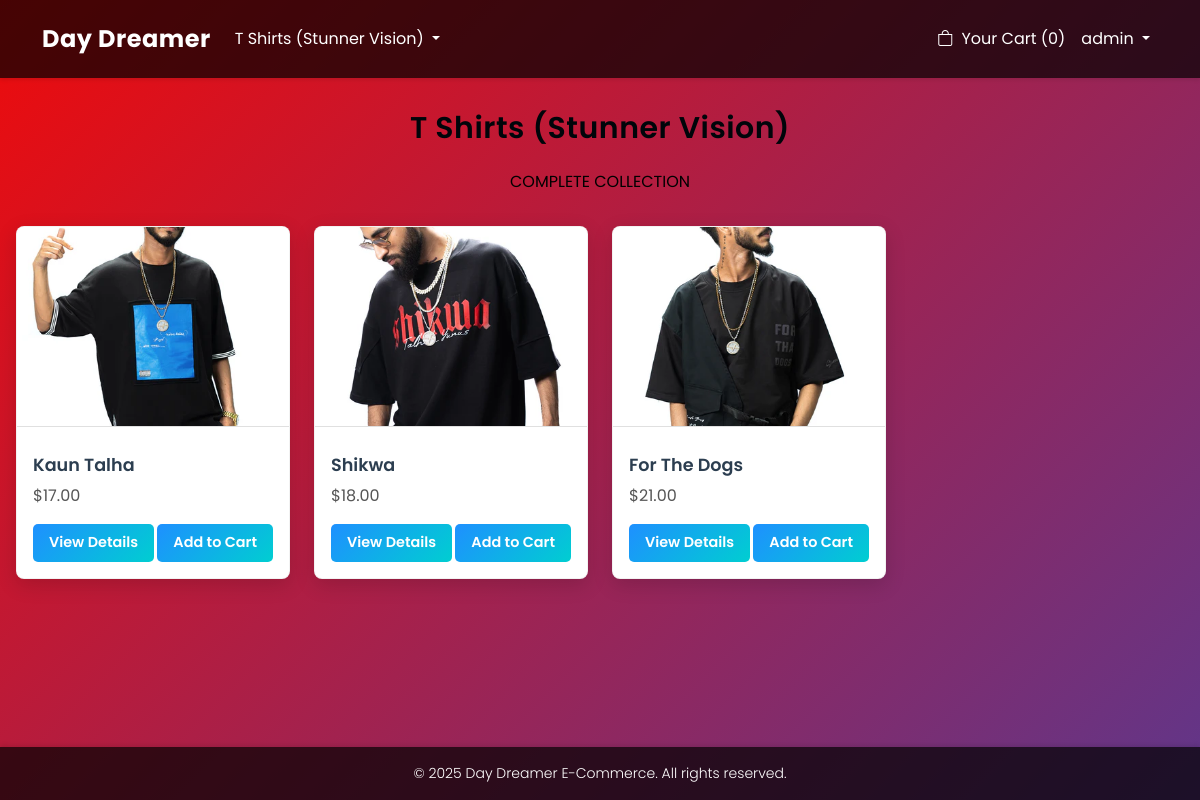
/category/3/ (signed in), run on the app's committed database.
### store/models.py (models this page shows, shortened)
class TimeStampMixin(models.Model):
    created_at = models.DateTimeField(auto_now_add=True)
    updated_at = models.DateTimeField(auto_now=True)
    class Meta:
        abstract = True

class Category(TimeStampMixin):
    name = models.CharField(max_length=100)
    description = models.TextField()

class Product(TimeStampMixin):
    name = models.CharField(max_length=200)
    description = models.TextField(blank=True, null=True)
    price = models.DecimalField(max_digits=10, decimal_places=2)
    category = models.ForeignKey('Category', on_delete=models.CASCADE)
    stock = models.PositiveIntegerField(default=0)
    image = models.ImageField(upload_to='products/')

### users/models.py (models this page shows, shortened)
class CustomUser(AbstractUser):
    email = models.EmailField(unique=True)
    is_verified = models.BooleanField(default=False)
    otp = models.CharField(max_length=6, blank=True, null=True)
    otp_created_at = models.DateTimeField(blank=True, null=True)
    USERNAME_FIELD = 'username'
    REQUIRED_FIELDS = ['email']

### store/views.py (the view)
# urls.py: path('category/<int:id>/', category_view, name='category_view'),
@login_required
def category_view(request, id):
    category = get_object_or_404(Category, id=id)
    products = Product.objects.filter(category=category)
    categories = Category.objects.all()
    cart = request.session.get('cart', {})
    cart_items_count = sum(cart.values())
    products_with_status = prepare_products(products, cart)
    return render(request, 'dashboard.html', {'products_with_status': products_with_status,'categories': categories,'category': category,'cart_items_count': cart_items_count})

### store/utils.py (called while the page is built)
def get_cart_quantities(cart):
    return {int(product_id): quantity for product_id, quantity in cart.items()}

def prepare_products(products, cart):
    cart_quantities = get_cart_quantities(cart)
    products_with_status = []
    for product in products:
        quantity_in_cart = cart_quantities.get(product.id, 0)
        is_out_of_stock = product.stock == 0 or quantity_in_cart >= product.stock
        products_with_status.append({
            'product': product,
            'quantity_in_cart': quantity_in_cart,
            'is_out_of_stock': is_out_of_stock,
        })
    return products_with_status

### templates/dashboard.html (shortened to what this page needs)
<!DOCTYPE html>
<html lang="en">
<head>
    <link href="https://cdn.jsdelivr.net/npm/bootstrap@5.3.0/dist/css/bootstrap.min.css" rel="stylesheet">
    <link rel="stylesheet" href="https://cdn.jsdelivr.net/npm/bootstrap-icons@1.10.5/font/bootstrap-icons.css">
</head>
<body>
    <nav class="navbar navbar-expand-lg">
        <div class="container">
            <a class="navbar-brand" href="{% url 'store:dashboard' %}">Day Dreamer</a>
            <div class="collapse navbar-collapse" id="navbarNav">
                <ul class="navbar-nav me-auto">
                    <li class="nav-item dropdown">
                        <a class="nav-link dropdown-toggle" href="#" id="categoriesDropdown" role="button" data-bs-toggle="dropdown" aria-expanded="false">
                            {% if category %}{{ category.name }}{% else %}Categories{% endif %}
                        </a>
                    </li>
                </ul>
                <ul class="navbar-nav">
                    <li class="nav-item">
                        <a class="nav-link" href="{% url 'store:view_cart' %}">
                            <i class="bi bi-bag me-1"></i> Your Cart ({{ cart_items_count }})
                        </a>
                    </li>
                    <li class="nav-item dropdown">
                        <a class="nav-link dropdown-toggle" href="#" id="userDropdown" role="button" data-bs-toggle="dropdown" aria-expanded="false">
                            {{ request.user.username|default:"Guest" }}
                        </a>
                    </li>
                </ul>
            </div>
        </div>
    </nav>
    <div class="main-content">
        <div class="container-main">
            {% if category %}
                <h1>{{ category.name }}</h1>
                <p class="category-description">{{ category.description|default:"No description available for this category." }}</p>
            {% else %}
                <h1>Featured Products</h1>
            {% endif %}
            <div class="row">
                {% for item in products_with_status %}
                    {% with product=item.product %}
                        <div class="col-md-3 mb-4">
                            <div class="product-card">
                                <div style="position: relative;">
                                    {% if product.image %}
                                        <img src="{{ product.image.url }}" alt="{{ product.name }}" class="product-image">
                                    {% else %}
                                        <div class="product-image bg-light d-flex align-items-center justify-content-center">
                                            <p class="text-muted">No Image</p>
                                        </div>
                                    {% endif %}
                                </div>
                                <div class="p-3">
                                    <h5>{{ product.name }}</h5>
                                    <p>${{ product.price|floatformat:2 }}</p>
                                    <div class="d-flex justify-content-between">
                                        <a href="{% url 'store:product_detail' product.id %}" class="btn btn-primary btn-sm" aria-label="View Details">View Details</a>
                                        {% if item.is_out_of_stock %}
                                            <button class="btn btn-disabled btn-sm" disabled aria-label="Add to Cart">Add to Cart</button>
                                        {% else %}
                                            <a href="{% url 'store:add_to_cart' product.id %}" class="btn btn-success btn-sm" aria-label="Add to Cart">Add to Cart</a>
                                        {% endif %}
                                    </div>
                                </div>
                            </div>
                        </div>
                    {% endwith %}
                {% empty %}
                    <p class="text-center">No products available.</p>
                {% endfor %}
            </div>
        </div>
    </div>
    <footer>
        © 2025 Day Dreamer E-Commerce. All rights reserved.
    </footer>
</body>
</html>

### templates/dashboard.html (style rules this page uses)
* { margin: 0; padding: 0; box-sizing: border-box; }
html, body { height: 100%; font-family: 'Poppins', sans-serif; background: linear-gradient(135deg, #ee0b0b, #60368a); color: #333333; }
body { display: flex; flex-direction: column; min-height: 100vh; }
.navbar { background-color: rgba(0, 0, 0, 0.7); padding: 1rem 0; box-shadow: 0 2px 4px rgba(0, 0, 0, 0.1); }
.navbar-brand { font-size: 1.5rem; font-weight: 700; color: #FFFFFF !important; letter-spacing: 0.5px; }
.nav-link { color: #FFFFFF !important; font-size: 1rem; font-weight: 400; padding: 0.5rem 1rem; transition: color 0.3s ease; }
.main-content { flex: 1; padding: 2rem 1rem; }
.container-main { max-width: 1200px; margin: 0 auto; }
h1 { font-size: 1.875rem; font-weight: 600; color:rgb(0, 5, 10); text-align: center; margin-bottom: 1.5rem; letter-spacing: 0.5px; }
.category-description { font-size: 1rem; color: #000000; text-align: center; margin-bottom: 2rem; }
.product-card { background: #FFFFFF; border-radius: 8px; box-shadow: 0 6px 20px rgba(0, 0, 0, 0.15); border: 1px solid rgba(0, 0, 0, 0.05); transition: transform 0.3s ease; position: relative; overflow: hidden; }
.product-image { width: 100%; height: 200px; object-fit: cover; border-bottom: 1px solid #E0E0E0; }
.product-card h5 { font-size: 1.1rem; font-weight: 600; color: #2C3E50; margin: 0.75rem 0 0.5rem; }
.product-card p { font-size: 1rem; color: #555555; margin-bottom: 1rem; }
.btn-primary { background: linear-gradient(135deg, #1E90FF, #00CED1); border: none; padding: 0.5rem 1rem; font-size: 0.9rem; font-weight: 600; border-radius: 5px; transition: background 0.3s ease, transform 0.2s ease; color: #FFFFFF; }
.btn-success { background: linear-gradient(135deg, #1E90FF, #00CED1); border: none; padding: 0.5rem 1rem; font-size: 0.9rem; font-weight: 600; border-radius: 5px; transition: background 0.3s ease, transform 0.2s ease; color: #FFFFFF; }
footer { background-color: rgba(0, 0, 0, 0.7); color: #FFFFFF; text-align: center; padding: 1rem; font-size: 0.875rem; font-weight: 300; box-shadow: 0 -2px 4px rgba(0, 0, 0, 0.1); }

### data on the page
Category: name "T Shirts (Stunner Vision)", description "COMPLETE COLLECTION"
CustomUser: user.username "admin"
Product: product.image (picture), product.name "Kaun Talha", product.price "17.00"
Product: product.image (picture), product.name "Shikwa", product.price "18.00"
Product: product.image (picture), product.name "For The Dogs", product.price "21.00"

### other printed values
{{ cart_items_count }} "0"
